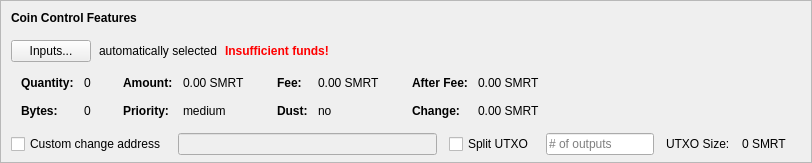
    <widget class="QFrame" name="frameCoinControl">
     <property name="sizePolicy">
      <sizepolicy hsizetype="Expanding" vsizetype="Expanding">
       <horstretch>0</horstretch>
       <verstretch>0</verstretch>
      </sizepolicy>
     </property>
     <property name="maximumSize">
      <size>
       <width>16777215</width>
       <height>16777215</height>
      </size>
     </property>
     <property name="frameShape">
      <enum>QFrame::StyledPanel</enum>
     </property>
     <property name="frameShadow">
      <enum>QFrame::Sunken</enum>
     </property>
     <layout class="QVBoxLayout" name="verticalLayoutCoinControl2">
      <property name="spacing">
       <number>0</number>
      </property>
      <property name="leftMargin">
       <number>0</number>
      </property>
      <property name="topMargin">
       <number>0</number>
      </property>
      <property name="rightMargin">
       <number>0</number>
      </property>
      <property name="bottomMargin">
       <number>6</number>
      </property>
      <item>
       <layout class="QVBoxLayout" name="verticalLayoutCoinControl" stretch="0,0,0,0,1">
        <property name="spacing">
         <number>0</number>
        </property>
        <property name="leftMargin">
         <number>10</number>
        </property>
        <property name="topMargin">
         <number>10</number>
        </property>
        <item>
         <layout class="QHBoxLayout" name="horizontalLayoutCoinControl1">
          <property name="bottomMargin">
           <number>15</number>
          </property>
          <item>
           <widget class="QLabel" name="labelCoinControlFeatures">
            <property name="sizePolicy">
             <sizepolicy hsizetype="Preferred" vsizetype="Maximum">
              <horstretch>0</horstretch>
              <verstretch>0</verstretch>
             </sizepolicy>
            </property>
            <property name="font">
             <font>
              <weight>75</weight>
              <bold>true</bold>
             </font>
            </property>
            <property name="styleSheet">
             <string notr="true">font-weight:bold;</string>
            </property>
            <property name="text">
             <string>Coin Control Features</string>
            </property>
           </widget>
          </item>
         </layout>
        </item>
        <item>
         <layout class="QHBoxLayout" name="horizontalLayoutCoinControl2" stretch="0,0,0,0">
          <property name="spacing">
           <number>8</number>
          </property>
          <property name="bottomMargin">
           <number>10</number>
          </property>
          <item>
           <widget class="QPushButton" name="pushButtonCoinControl">
            <property name="styleSheet">
             <string notr="true"/>
            </property>
            <property name="text">
             <string>Inputs...</string>
            </property>
            <property name="autoDefault">
             <bool>false</bool>
            </property>
           </widget>
          </item>
          <item>
           <widget class="QLabel" name="labelCoinControlAutomaticallySelected">
            <property name="text">
             <string>automatically selected</string>
            </property>
            <property name="margin">
             <number>5</number>
            </property>
           </widget>
          </item>
          <item>
           <widget class="QLabel" name="labelCoinControlInsuffFunds">
            <property name="font">
             <font>
              <weight>75</weight>
              <bold>true</bold>
             </font>
            </property>
            <property name="styleSheet">
             <string notr="true">color:red;font-weight:bold;</string>
            </property>
            <property name="text">
             <string>Insufficient funds!</string>
            </property>
            <property name="margin">
             <number>5</number>
            </property>
           </widget>
          </item>
          <item>
           <spacer name="horizontalSpacerCoinControl">
            <property name="orientation">
             <enum>Qt::Horizontal</enum>
            </property>
            <property name="sizeHint" stdset="0">
             <size>
              <width>40</width>
              <height>1</height>
             </size>
            </property>
           </spacer>
          </item>
         </layout>
        </item>
        <item>
         <widget class="QWidget" name="widgetCoinControl" native="true">
          <property name="sizePolicy">
           <sizepolicy hsizetype="Preferred" vsizetype="Preferred">
            <horstretch>0</horstretch>
            <verstretch>0</verstretch>
           </sizepolicy>
          </property>
          <property name="minimumSize">
           <size>
            <width>0</width>
            <height>0</height>
           </size>
          </property>
          <property name="styleSheet">
           <string notr="true"/>
          </property>
          <layout class="QHBoxLayout" name="horizontalLayoutCoinControl5">
           <property name="leftMargin">
            <number>0</number>
           </property>
           <property name="topMargin">
            <number>0</number>
           </property>
           <property name="rightMargin">
            <number>0</number>
           </property>
           <property name="bottomMargin">
            <number>0</number>
           </property>
           <item>
            <layout class="QHBoxLayout" name="horizontalLayoutCoinControl3" stretch="0,0,0,1">
             <property name="spacing">
              <number>20</number>
             </property>
             <property name="topMargin">
              <number>0</number>
             </property>
             <property name="bottomMargin">
              <number>10</number>
             </property>
             <item>
              <layout class="QFormLayout" name="formLayoutCoinControl1">
               <property name="horizontalSpacing">
                <number>10</number>
               </property>
               <property name="verticalSpacing">
                <number>14</number>
               </property>
               <property name="leftMargin">
                <number>10</number>
               </property>
               <property name="topMargin">
                <number>4</number>
               </property>
               <property name="rightMargin">
                <number>6</number>
               </property>
               <item row="0" column="0">
                <widget class="QLabel" name="labelCoinControlQuantityText">
                 <property name="font">
                  <font>
                   <weight>75</weight>
                   <bold>true</bold>
                  </font>
                 </property>
                 <property name="text">
                  <string>Quantity:</string>
                 </property>
                 <property name="margin">
                  <number>0</number>
                 </property>
                </widget>
               </item>
               <item row="0" column="1">
                <widget class="QLabel" name="labelCoinControlQuantity">
                 <property name="cursor">
                  <cursorShape>IBeamCursor</cursorShape>
                 </property>
                 <property name="contextMenuPolicy">
                  <enum>Qt::ActionsContextMenu</enum>
                 </property>
                 <property name="text">
                  <string notr="true">0</string>
                 </property>
                 <property name="margin">
                  <number>0</number>
                 </property>
                 <property name="textInteractionFlags">
                  <set>Qt::LinksAccessibleByMouse|Qt::TextSelectableByKeyboard|Qt::TextSelectableByMouse</set>
                 </property>
                </widget>
               </item>
               <item row="1" column="0">
                <widget class="QLabel" name="labelCoinControlBytesText">
                 <property name="font">
                  <font>
                   <weight>75</weight>
                   <bold>true</bold>
                  </font>
                 </property>
                 <property name="text">
                  <string>Bytes:</string>
                 </property>
                </widget>
               </item>
               <item row="1" column="1">
                <widget class="QLabel" name="labelCoinControlBytes">
                 <property name="cursor">
                  <cursorShape>IBeamCursor</cursorShape>
                 </property>
                 <property name="contextMenuPolicy">
                  <enum>Qt::ActionsContextMenu</enum>
                 </property>
                 <property name="text">
                  <string notr="true">0</string>
                 </property>
                 <property name="textInteractionFlags">
                  <set>Qt::LinksAccessibleByMouse|Qt::TextSelectableByKeyboard|Qt::TextSelectableByMouse</set>
                 </property>
                </widget>
               </item>
              </layout>
             </item>
             <item>
              <layout class="QFormLayout" name="formLayoutCoinControl2">
               <property name="horizontalSpacing">
                <number>10</number>
               </property>
               <property name="verticalSpacing">
                <number>14</number>
               </property>
               <property name="leftMargin">
                <number>6</number>
               </property>
               <property name="topMargin">
                <number>4</number>
               </property>
               <property name="rightMargin">
                <number>6</number>
               </property>
               <item row="0" column="0">
                <widget class="QLabel" name="labelCoinControlAmountText">
                 <property name="font">
                  <font>
                   <weight>75</weight>
                   <bold>true</bold>
                  </font>
                 </property>
                 <property name="text">
                  <string>Amount:</string>
                 </property>
                 <property name="margin">
                  <number>0</number>
                 </property>
                </widget>
               </item>
               <item row="0" column="1">
                <widget class="QLabel" name="labelCoinControlAmount">
                 <property name="cursor">
                  <cursorShape>IBeamCursor</cursorShape>
                 </property>
                 <property name="contextMenuPolicy">
                  <enum>Qt::ActionsContextMenu</enum>
                 </property>
                 <property name="text">
                  <string notr="true">0.00 SMRT</string>
                 </property>
                 <property name="textInteractionFlags">
                  <set>Qt::LinksAccessibleByMouse|Qt::TextSelectableByKeyboard|Qt::TextSelectableByMouse</set>
                 </property>
                </widget>
               </item>
               <item row="1" column="0">
                <widget class="QLabel" name="labelCoinControlPriorityText">
                 <property name="font">
                  <font>
                   <weight>75</weight>
                   <bold>true</bold>
                  </font>
                 </property>
                 <property name="text">
                  <string>Priority:</string>
                 </property>
                </widget>
               </item>
               <item row="1" column="1">
                <widget class="QLabel" name="labelCoinControlPriority">
                 <property name="cursor">
                  <cursorShape>IBeamCursor</cursorShape>
                 </property>
                 <property name="contextMenuPolicy">
                  <enum>Qt::ActionsContextMenu</enum>
                 </property>
                 <property name="text">
                  <string>medium</string>
                 </property>
                 <property name="textInteractionFlags">
                  <set>Qt::LinksAccessibleByMouse|Qt::TextSelectableByKeyboard|Qt::TextSelectableByMouse</set>
                 </property>
                </widget>
               </item>
              </layout>
             </item>
             <item>
              <layout class="QFormLayout" name="formLayoutCoinControl3">
               <property name="horizontalSpacing">
                <number>10</number>
               </property>
               <property name="verticalSpacing">
                <number>14</number>
               </property>
               <property name="leftMargin">
                <number>6</number>
               </property>
               <property name="topMargin">
                <number>4</number>
               </property>
               <property name="rightMargin">
                <number>6</number>
               </property>
               <item row="0" column="0">
                <widget class="QLabel" name="labelCoinControlFeeText">
                 <property name="font">
                  <font>
                   <weight>75</weight>
                   <bold>true</bold>
                  </font>
                 </property>
                 <property name="text">
                  <string>Fee:</string>
                 </property>
                 <property name="margin">
                  <number>0</number>
                 </property>
                </widget>
               </item>
               <item row="0" column="1">
                <widget class="QLabel" name="labelCoinControlFee">
                 <property name="cursor">
                  <cursorShape>IBeamCursor</cursorShape>
                 </property>
                 <property name="contextMenuPolicy">
                  <enum>Qt::ActionsContextMenu</enum>
                 </property>
                 <property name="text">
                  <string notr="true">0.00 SMRT</string>
                 </property>
                 <property name="textInteractionFlags">
                  <set>Qt::LinksAccessibleByMouse|Qt::TextSelectableByKeyboard|Qt::TextSelectableByMouse</set>
                 </property>
                </widget>
               </item>
               <item row="1" column="0">
                <widget class="QLabel" name="labelCoinControlLowOutputText">
                 <property name="font">
                  <font>
                   <weight>75</weight>
                   <bold>true</bold>
                  </font>
                 </property>
                 <property name="text">
                  <string>Dust:</string>
                 </property>
                </widget>
               </item>
               <item row="1" column="1">
                <widget class="QLabel" name="labelCoinControlLowOutput">
                 <property name="cursor">
                  <cursorShape>IBeamCursor</cursorShape>
                 </property>
                 <property name="contextMenuPolicy">
                  <enum>Qt::ActionsContextMenu</enum>
                 </property>
                 <property name="text">
                  <string>no</string>
                 </property>
                 <property name="textInteractionFlags">
                  <set>Qt::LinksAccessibleByMouse|Qt::TextSelectableByKeyboard|Qt::TextSelectableByMouse</set>
                 </property>
                </widget>
               </item>
              </layout>
             </item>
             <item>
              <layout class="QFormLayout" name="formLayoutCoinControl4">
               <property name="horizontalSpacing">
                <number>10</number>
               </property>
               <property name="verticalSpacing">
                <number>14</number>
               </property>
               <property name="leftMargin">
                <number>6</number>
               </property>
               <property name="topMargin">
                <number>4</number>
               </property>
               <property name="rightMargin">
                <number>6</number>
               </property>
               <item row="0" column="0">
                <widget class="QLabel" name="labelCoinControlAfterFeeText">
                 <property name="font">
                  <font>
                   <weight>75</weight>
                   <bold>true</bold>
                  </font>
                 </property>
                 <property name="text">
                  <string>After Fee:</string>
                 </property>
                 <property name="margin">
                  <number>0</number>
                 </property>
                </widget>
               </item>
               <item row="0" column="1">
                <widget class="QLabel" name="labelCoinControlAfterFee">
                 <property name="cursor">
                  <cursorShape>IBeamCursor</cursorShape>
                 </property>
                 <property name="contextMenuPolicy">
                  <enum>Qt::ActionsContextMenu</enum>
                 </property>
                 <property name="text">
                  <string notr="true">0.00 SMRT</string>
                 </property>
                 <property name="textInteractionFlags">
                  <set>Qt::LinksAccessibleByMouse|Qt::TextSelectableByKeyboard|Qt::TextSelectableByMouse</set>
                 </property>
                </widget>
               </item>
               <item row="1" column="0">
                <widget class="QLabel" name="labelCoinControlChangeText">
                 <property name="font">
                  <font>
                   <weight>75</weight>
                   <bold>true</bold>
                  </font>
                 </property>
                 <property name="text">
                  <string>Change:</string>
                 </property>
                </widget>
               </item>
               <item row="1" column="1">
                <widget class="QLabel" name="labelCoinControlChange">
                 <property name="cursor">
                  <cursorShape>IBeamCursor</cursorShape>
                 </property>
                 <property name="contextMenuPolicy">
                  <enum>Qt::ActionsContextMenu</enum>
                 </property>
                 <property name="text">
                  <string notr="true">0.00 SMRT</string>
                 </property>
                 <property name="textInteractionFlags">
                  <set>Qt::LinksAccessibleByMouse|Qt::TextSelectableByKeyboard|Qt::TextSelectableByMouse</set>
                 </property>
                </widget>
               </item>
              </layout>
             </item>
            </layout>
           </item>
          </layout>
         </widget>
        </item>
        <item>
         <layout class="QHBoxLayout" name="horizontalLayoutCoinControl4" stretch="0,0,0,0,0,0,0">
          <property name="spacing">
           <number>12</number>
          </property>
          <property name="sizeConstraint">
           <enum>QLayout::SetDefaultConstraint</enum>
          </property>
          <property name="topMargin">
           <number>5</number>
          </property>
          <property name="rightMargin">
           <number>5</number>
          </property>
          <item>
           <widget class="QCheckBox" name="checkBoxCoinControlChange">
            <property name="toolTip">
             <string>If this is activated, but the change address is empty or invalid, change will be sent to a newly generated address.</string>
            </property>
            <property name="text">
             <string>Custom change address</string>
            </property>
           </widget>
          </item>
          <item>
           <widget class="QValidatedLineEdit" name="lineEditCoinControlChange">
            <property name="enabled">
             <bool>false</bool>
            </property>
            <property name="sizePolicy">
             <sizepolicy hsizetype="Expanding" vsizetype="Fixed">
              <horstretch>0</horstretch>
              <verstretch>0</verstretch>
             </sizepolicy>
            </property>
           </widget>
          </item>
          <item>
           <widget class="QCheckBox" name="splitBlockCheckBox">
            <property name="text">
             <string>Split UTXO</string>
            </property>
           </widget>
          </item>
          <item>
           <widget class="QLineEdit" name="splitBlockLineEdit">
            <property name="sizePolicy">
             <sizepolicy hsizetype="Fixed" vsizetype="Fixed">
              <horstretch>50</horstretch>
              <verstretch>0</verstretch>
             </sizepolicy>
            </property>
            <property name="placeholderText">
             <string># of outputs</string>
            </property>
           </widget>
          </item>
          <item>
           <widget class="QLabel" name="labelBlockSizeText">
            <property name="text">
             <string>UTXO Size:</string>
            </property>
           </widget>
          </item>
          <item>
           <widget class="QLabel" name="labelBlockSize">
            <property name="text">
             <string>0 SMRT</string>
            </property>
           </widget>
          </item>
          <item>
           <widget class="QLabel" name="labelCoinControlChangeLabel">
            <property name="sizePolicy">
             <sizepolicy hsizetype="Preferred" vsizetype="Expanding">
              <horstretch>0</horstretch>
              <verstretch>0</verstretch>
             </sizepolicy>
            </property>
            <property name="minimumSize">
             <size>
              <width>0</width>
              <height>0</height>
             </size>
            </property>
            <property name="text">
             <string/>
            </property>
            <property name="margin">
             <number>3</number>
            </property>
           </widget>
          </item>
         </layout>
        </item>
        <item>
         <spacer name="verticalSpacerCoinControl">
          <property name="orientation">
           <enum>Qt::Vertical</enum>
          </property>
          <property name="sizeHint" stdset="0">
           <size>
            <width>800</width>
            <height>1</height>
           </size>
          </property>
         </spacer>
        </item>
       </layout>
      </item>
     </layout>
    </widget>
